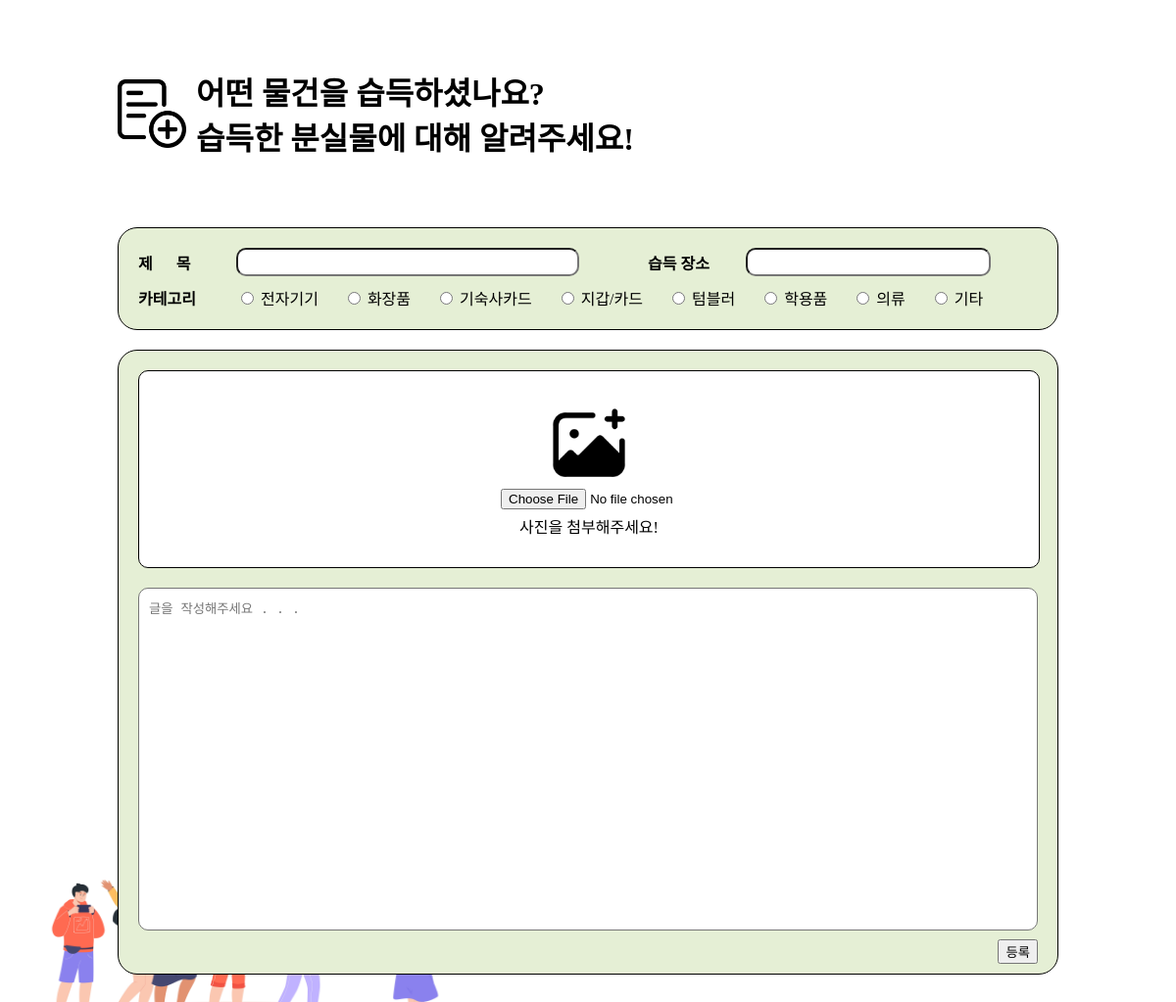
/message/find/create_post/ (signed in), run on the app's committed database.
### message/models.py (models this page shows, shortened)
class Category(models.Model):
    name = models.CharField(max_length=10, unique=True)
    slug = models.SlugField(max_length=100, unique=True, allow_unicode=True)
    head_image = models.ImageField(upload_to='message/images/category/', blank=True)
    def __str__(self):
        return self.name
    class Meta:
        verbose_name_plural = 'Categories'

### message/views.py (the view, shortened to what this page needs)
# urls.py: path('find/create_post/', views.FindPostCreate.as_view()),
class FindPostCreate(LoginRequiredMixin, UserPassesTestMixin, CreateView):
    model = FindItem
    fields = ['title', 'place', 'category', 'head_image', 'content']
    template_name = 'message/findItem_form.html'
    context_object_name = 'find'
    def test_func(self):
        return self.request.user.is_authenticated

### message/templates/message/findItem_form.html (shortened to what this page needs)
<!DOCTYPE html>
{% load static %}
<html lang="ko">
<head>
    <link rel="stylesheet" href="{% static 'message/css/base_form.css' %}" media="screen">
</head>
<body>
    <div class="container">
        <div class="main-title">
            <img class="main-title-image" src="/static/message/image/new_post_icon.png">
            <div class="main-title-font">
                어떤 물건을 습득하셨나요?<br>습득한 분실물에 대해 알려주세요!
            </div>
        </div>
        <div class="form-container">
            <form class="form" method="post" enctype="multipart/form-data" onsubmit="return checkSelection()">
                <div class="form-content-info">
                    <div class="form-title-container">
                        <div class="form-label">제&nbsp;&nbsp;&nbsp;&nbsp;&nbsp;&nbsp;목</div>
                        <div class="form-title-input">{{ form.title }}</div>
                        <div class="form-label">습득 장소</div>
                        <div class="form-place-input">{{ form.place }}</div>
                    </div>
                    <div class="form-category-container">
                        <div class="form-label">카테고리</div>
                        <div class="form-category-select">
                            {% for value, label in form.fields.category.choices %}
                            {% if forloop.first %}
                            {% else %}
                            <div class="form-category-select-element">
                                <input type="radio" id="category_{{ forloop.counter }}" name="category"
                                    value="{{ value }}">
                                <label for="category_{{ forloop.counter }}">{{ label }}</label>
                            </div>
                            {% endif %}
                            {% endfor %}
                        </div>
                    </div>
                </div>
                <div class="form-content">
                    <div class="form-image-container">
                        <div class="form-image-file">
                            <img src="/static/message/image/image.png" width="90px" height="90px" alt="이미지"
                                id="previewImage">
                            {{ form.head_image }}
                        </div>
                        <div class="form-image-text" id="imageText">
                            사진을 첨부해주세요!
                        </div>
                    </div>
                    <div class="form-content-container">
                        <div class="form-content-input">{{ form.content }}</div>
                    </div>
                    <div class="submit-button">
                        <button type="submit">등록</button>
                    </div>
                </div>
            </form>
        </div>
    </div>
</body>
</html>

### message/static/message/css/base_form.css (style rules this page uses)
body { font-family: 'EASTARJET-Medium'; background-image: url(/static/message/image/form.jpg); background-position: left 0 bottom -30px; background-size: 480px 270px; background-attachment: fixed; background-repeat: no-repeat; }
.container { width: 960px; display: grid; margin: 70px auto 0px auto; }
.main-title { display: flex; align-items: center; }
.main-title-image { width: 70px; height: 70px; margin-right: 10px; }
.form-container { max-width: 100%; margin: 70px 0; }
.form { width: 960px; }
.form-content-info { background-color: #E5EFD5; border: 1px solid black; border-radius: 20px; padding: 20px; margin-bottom: 20px; }
.form-content { background-color: #E5EFD5; border: 1px solid black; border-radius: 20px; padding: 20px 20px 40px 20px; }
.form-title-container { display: flex; align-items: center; margin-bottom: 10px; }
.form-title-input { width: 350px; margin-right: 70px; }
.form-place-input { width: 250px; }
.form-category-container { display: flex; align-items: center; }
.form-label { font-size: medium; font-weight: 600; width: 100px; text-align: left; }
input[type=text] { width: 100%; box-sizing: border-box; padding: 5px 10px; border-radius: 10px; }
.form-category-select { display: flex; align-items: center; gap: 25px; }
.form-image-container { display: flex; flex-direction: column; align-items: center; justify-content: center; width: 100%; height: 200px; background-color: white; border: 1px solid black; border-radius: 10px; margin-bottom: 20px; }
.form-image-file { display: flex; flex-direction: column; align-items: center; }
#id_head_image { width: 180px; }
.form-image-text { margin-top: 5px; }
textarea { width: 100%; height: 350px; padding: 10px; box-sizing: border-box; border-radius: 10px; resize: none; }
.main-title-font { font-size: xx-large; font-weight: 900; }
.submit-button { float: right; margin: 5px 0; }

### data on the page
Category: choices "전자기기"
Category: choices "화장품"
Category: choices "기숙사카드"
Category: choices "지갑/카드"
Category: choices "텀블러"
Category: choices "학용품"
Category: choices "의류"
Category: choices "기타"
